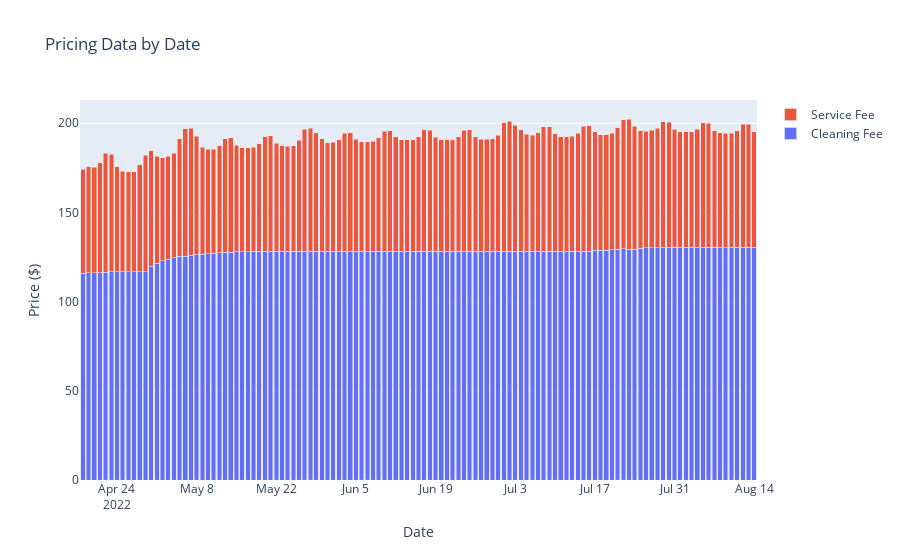

Here is the notebook cell this chart was saved with:
### Code cell
price_data_bar_fig = go.Figure(data=[
    go.Bar(name='Cleaning Fee', x=price_data_date['check_in'], y=price_data_date['cleaning_fee']),
    go.Bar(name='Service Fee', x=price_data_date['check_in'], y=price_data_date['service_fee']),
    #go.Bar(name='Total Price', x=price_data_date['check_in'], y=price_data_date['total_price']),
],
    layout={
        'xaxis': {'title': 'Date'},
        'yaxis': {'title': 'Price ($)'},
    }
)

# Change the bar mode
price_data_bar_fig.update_layout(title_text='Pricing Data by Date', barmode='stack')
filename = "newsletter_features/price_data_bar_fig.png"
price_data_bar_fig.write_image(filename, engine='kaleido')
price_data_bar_fig.show()
